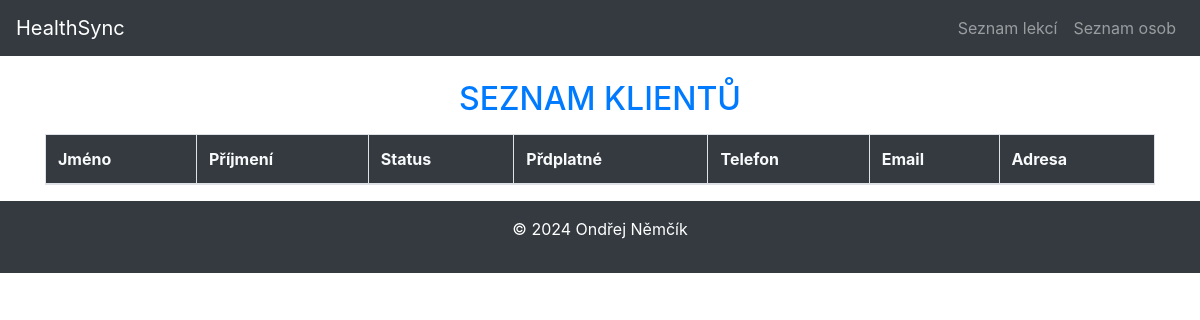
Page /rezervace/lide/ on the earlier database version.
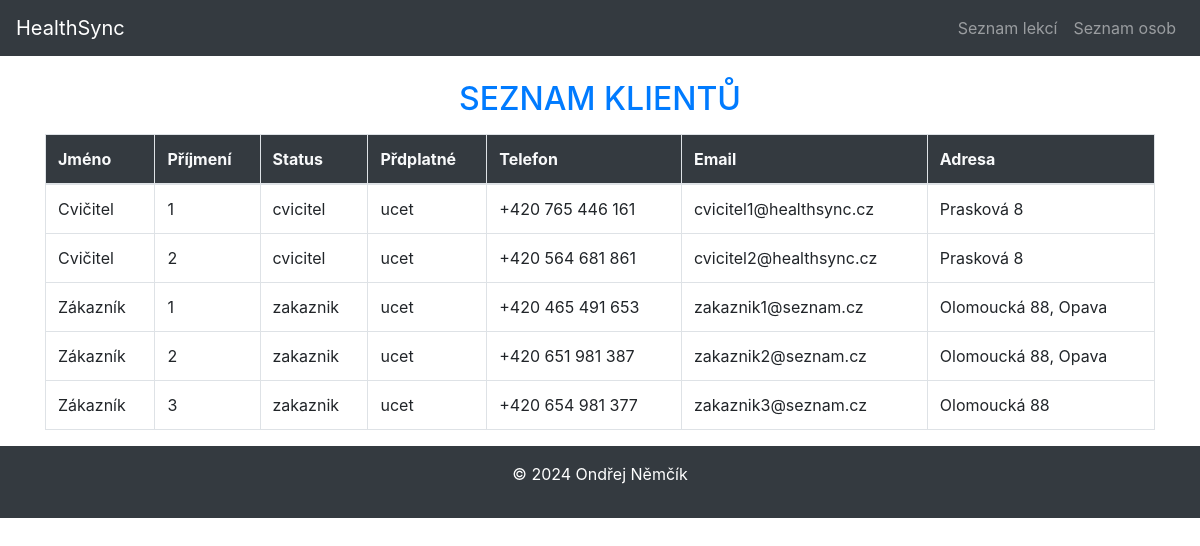
Same page on the later database version.
### HealthSync/models.py (models this page shows, shortened)
class Osoba(models.Model):
    STATUS = [
        ('zakaznik', 'Zákazník'),
        ('zamestnanec', 'Zaměstnanec'),
        ('brigadnik', 'Brigádník'),
        ('cvicitel', 'Cvičitel'),
    ]
    PREDPLATNE = [
        ('ucet', 'Účet'),
        ('permanentka', 'Permanentka'),
        ('clen', 'Člen'),
    ]
    status = models.CharField(max_length=15, choices=STATUS, default='zakaznik', verbose_name='Typ účtu')
    predplatne = models.CharField(max_length=15, choices=PREDPLATNE, default='ucet', verbose_name='Typ předplatného')
    jmeno = models.CharField(max_length=100, verbose_name='Jméno', help_text='')
    prijmeni = models.CharField(max_length=100, verbose_name='Přijmení', help_text='Zadejte přijmení uživatele')
    telefon = models.CharField(max_length=16, verbose_name='Telefon', validators=[TELEFON_REGEX],
                               help_text='Zadejte telefon v podobě: +420 777 777 777',)
    email = models.EmailField(unique=True, verbose_name='Email',
                              error_messages={'unique': 'E-mailová adresa musí být jedinečná',
                                              'invalid': 'Neplatná e-mailová adresa',
                                              'blank': 'Pole nesmí být prázdné'}
                              )
    adresa = models.CharField(max_length=100, blank=True, verbose_name='Adresa')
    psc = models.PositiveIntegerField(verbose_name='PSČ', help_text='Zadejte poštovní směrovací číslo (bez mezery)',
                                      validators=[PSC_REGEX])
    info = models.TextField(blank=True, null=True)
    class Meta:
        ordering = ['prijmeni', 'jmeno']
        verbose_name = 'Osoba'
        verbose_name_plural = 'Osoba'

### HealthSync/views.py (the view)
# urls.py: path('lide/', views.OsobaListView.as_view(), name='seznam_osob'),
class OsobaListView(ListView):
    model = Osoba
    template_name ='osoba/list.html'
    context_object_name ='osoba_list'
    queryset = Osoba.objects.order_by('status')

### HealthSync/templates/Osoba/list.html
{% extends 'base.html' %}
{% block content %}
    <h2 class="text-primary text-center text-uppercase m-3">Seznam klientů</h2>
    <div>
        <table class="table table-bordered table-responsive-lg">
            <thead class="bg-dark text-light">
                <tr>
                    <th>Jméno</th>
                    <th>Příjmení</th>
                    <th>Status</th>
                    <th>Přdplatné</th>
                    <th>Telefon</th>
                    <th>Email</th>
                    <th>Adresa</th>
                </tr>
            </thead>
            <tbody>
                {% for osoba in osoba_list %}
                <tr>
                    <td>{{osoba.jmeno}}</td>
                    <td>{{osoba.prijmeni}}</td>
                    <td>{{osoba.status}}</td>
                    <td>{{osoba.predplatne}}</td>
                    <td>{{osoba.telefon}}</td>
                    <td>{{osoba.email}}</td>
                    <td>{{osoba.adresa}}</td>
                </tr>
                {% endfor %}
            </tbody>
        </table>
    </div>
{% endblock %}

Differences in the rows shown:
added Osoba: jmeno "Cvičitel", prijmeni "1", status "cvicitel", predplatne "ucet", telefon "+420 765 446 161", email "cvicitel1@healthsync.cz", adresa "Prasková 8"
added Osoba: jmeno "Cvičitel", prijmeni "2", status "cvicitel", predplatne "ucet", telefon "+420 564 681 861", email "cvicitel2@healthsync.cz", adresa "Prasková 8"
added Osoba: jmeno "Zákazník", prijmeni "1", status "zakaznik", predplatne "ucet", telefon "+420 465 491 653", email "zakaznik1@seznam.cz", adresa "Olomoucká 88, Opava"
added Osoba: jmeno "Zákazník", prijmeni "2", status "zakaznik", predplatne "ucet", telefon "+420 651 981 387", email "zakaznik2@seznam.cz", adresa "Olomoucká 88, Opava"
added Osoba: jmeno "Zákazník", prijmeni "3", status "zakaznik", predplatne "ucet", telefon "+420 654 981 377", email "zakaznik3@seznam.cz", adresa "Olomoucká 88"
